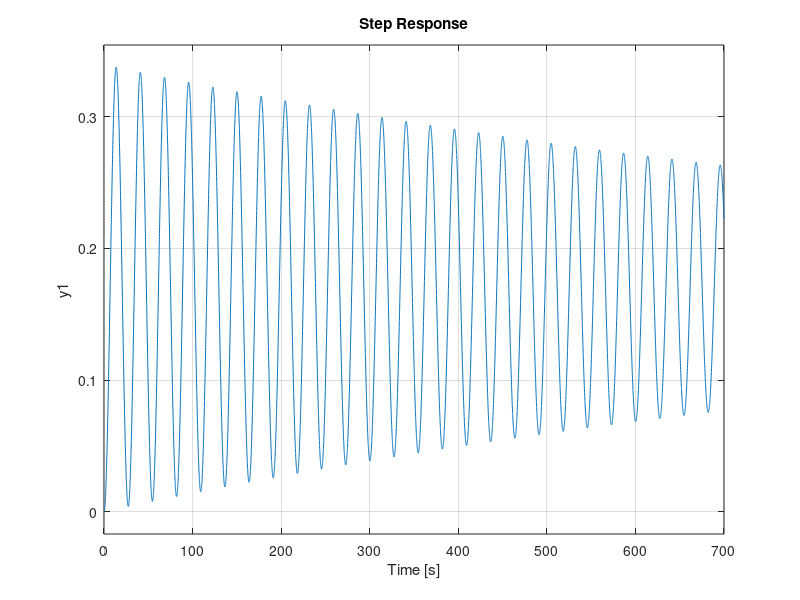

Source code (MATLAB):
absen = 9;
numc = [1 absen]; 
denc = [1 5];  
sysc = tf(numc, denc);
numg = (1); 
deng = [200 0 10];
sysg = tf(numg, deng);
syss = series(sysc, sysg);

numd = [1 1]; 
dend = [1 3]; 
sysd = tf(numd, dend);
sysf = feedback(syss, sysd, -1)

step(sysf)